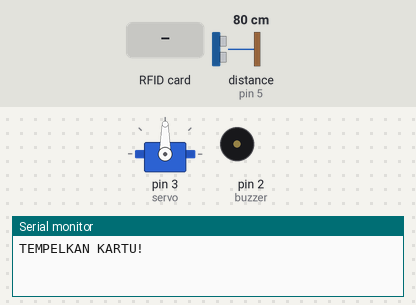
Simulated run of this sketch. Board: Arduino Uno, built with avr-gcc and run on an emulated ATmega328P. Parts: servo, buzzer (waves = sounding, pin HIGH), the last lines printed to the serial monitor. Inputs (shaded band) come from the test bench; at power-on: distance to the obstacle (sensor on pin 5) 80 cm. The echo pulse lasts 58.3 µs per cm; pins used as bus, display or sensor lines are not drawn.

Above: at 1.6 s.
1.7 s: RFID card 5E 7A 19 C4 held to the reader
At 2.8 s:
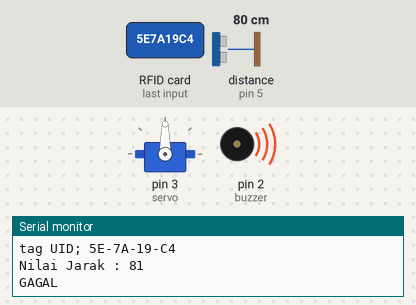
Timing chart, 0 to 4.7 s (numbered marks = the images above; inputs shaded):
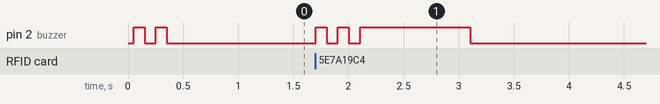

The sketch:

RFID_Ultrasonik_Servo_Buzzer.ino
```cpp
//library
#include <SPI.h>
#include <MFRC522.h>
#include <Servo.h>
#include <NewPing.h>

//inisialisasi
String uidString;
int buzzer=2;
int servo=3;
int triger=4;
int echo=5;
int batas=200;
int kunci=0;

#define SS_PIN 10
#define RST_PIN 9

MFRC522 mfrc522(SS_PIN, RST_PIN);
Servo myservo;
NewPing cm(triger, echo, batas);

void setup() {
  Serial.begin(9600);
  pinMode(buzzer,OUTPUT);
  pinMode(servo,OUTPUT);
  SPI.begin();
  mfrc522.PCD_Init();
  myservo.attach(servo);
  bunyibuzzeroke();
  Serial.println("TEMPELKAN KARTU!");
}


void loop() {
  //BACA SENSOR
  int bacaJarak=cm.ping_cm();

  //LOGIKA
  if(mfrc522.PICC_IsNewCardPresent() and kunci==0){
  readRFID();
  Serial.print("tag UID; ");
  Serial.println(uidString);
  Serial.print("Nilai Jarak : ");
  Serial.println(bacaJarak);

  if(uidString=="A-A8-90-15"){
  kunci=1;
  Serial.println("BERHASIL");
  delay(1000);
  myservo.write(90);
  delay(1000);
  Serial.println("SILAHKAN MASUK!");
  bunyibuzzeroke();
  }else{
  kunci=0;
  Serial.println("GAGAL");
  bunyibuzzersalah();
  }
  }

  if(bacaJarak<=20 and bacaJarak !=0 and kunci==1){
  kunci=0;
  bunyibuzzeroke();
  Serial.println("SUDAH MASUK");
  delay(300);
  myservo.write(0);
  delay(1000);
  Serial.println("TEMPELKAN KARTU!");
  }
}


void readRFID(){
  mfrc522.PICC_ReadCardSerial();
  bunyibuzzeroke();
  uidString=String(mfrc522.uid.uidByte[0],HEX)+"-"+
  String(mfrc522.uid.uidByte[1],HEX)+"-"+
  String(mfrc522.uid.uidByte[2],HEX)+"-"+
  String(mfrc522.uid.uidByte[3],HEX);
  uidString.toUpperCase();
}

void bunyibuzzeroke(){
  digitalWrite(buzzer,HIGH);
  delay(100);
  digitalWrite(buzzer,LOW);
  delay(100);
  digitalWrite(buzzer,HIGH);
  delay(100);
  digitalWrite(buzzer,LOW);
  delay(100);
}

void bunyibuzzersalah(){
  digitalWrite(buzzer,HIGH);
  delay(1000);
  digitalWrite(buzzer,LOW);
  delay(100);
}
```

Measured:
- after the input at 1.7 s, pin 2 (buzzer): goes HIGH 0.10 s, LOW 0.10 s, HIGH 0.10 s, LOW 0.10 s, HIGH 1.0 s, then LOW, starting at once
